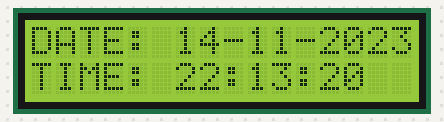
A sketch run on a simulated Arduino Uno, built with avr-gcc and run on an emulated ATmega328P. Shown: 16×2 character LCD. The local clock reads 2024-03-15 10:24:30 at power-on unless the sketch sets it.

Above: at 0.1 s.
At 4.3 s:
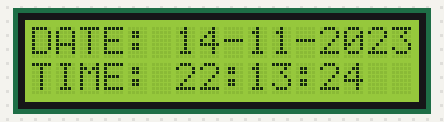
At 9.4 s:
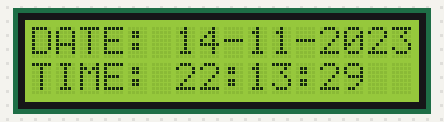
At 18.7 s:
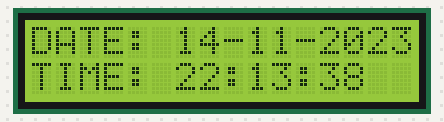
At 28.0 s:
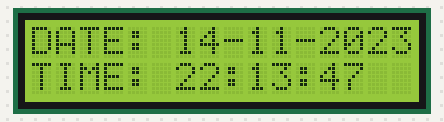
At 38.3 s:
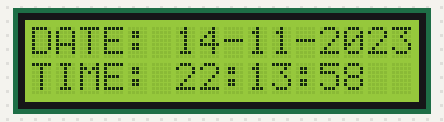

Measured:
- what the display in image 1 shows lasts 1.1 s, from 4.2 s to 5.3 s

The sketch:

RTC_Clock.ino
```cpp
# include <Wire.h>;
# include <DS3231.h>;
#include <LiquidCrystal_I2C.h>

DS3231 clock;
RTCDateTime dateTime;
LiquidCrystal_I2C lcd(0x27, 16, 2);


void setup() {
  Serial.begin(9600);
  clock.begin();

  clock.setDateTime(__DATE__, __TIME__);

  lcd.init();
  lcd.backlight();
}

void loop() {
  dateTime = clock.getDateTime();

  /* Serial.print(dateTime.year);
  Serial.print(" - ");
  Serial.print(dateTime.month);
  Serial.print(" - ");
  Serial.print(dateTime.day);
  Serial.println();

  delay (1000); */

  lcd.setCursor(0,0);

  lcd.print("DATE: ");
  lcd.print(dateTime.day);
  lcd.print("-");
  lcd.print(dateTime.month);
  lcd.print("-");
  lcd.print(dateTime.year);

  lcd.setCursor (0,1);

  lcd.print ("TIME: ");
  lcd.print(dateTime.hour);
  lcd.print(":");
  lcd.print(dateTime.minute);
  lcd.print(":");
  lcd.print(dateTime.second);

  delay (1000); // Helps the LCD clear before printing the next value

}
```
